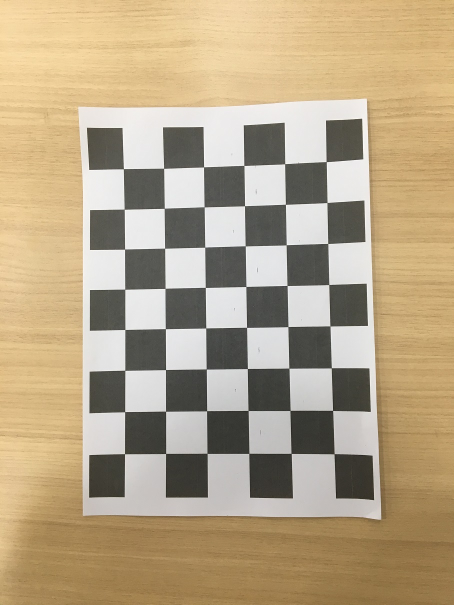
#> input picture chessboard_marker/chessboard_resize/chessboard.jpg, 908 x 1210 px, found by its file name (shown at 1/2 size)
$ jupyter execute --allow-errors chessboard_example.ipynb
#> lines starting #> are read from the running program, lines starting #| are printed output that depends on the picture
[cell 1]
import numpy as np
import matplotlib.pyplot as plt
import cv2
import glob

## Test

[cell 2]
# image = cv2.imread('./marker_image/chessboard_example.jpg')
image = cv2.imread('./marker_image/chessboard_resize/chessboard.jpg')
#> image is the input picture: shape (1210, 908, 3); mean B, G, R 134.2, 164.1, 182
# images = glob.glob('marker_image/*.jpg')
# images = glob.glob('marker_image/*.png')

[cell 3]
gray = cv2.cvtColor(image, cv2.COLOR_BGR2GRAY)
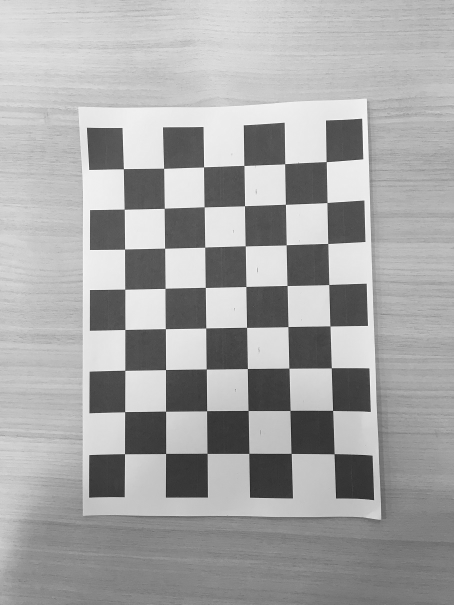
#> gray: shape (1210, 908) (shown at 1/2 size); min 19, max 255, mean 166.1

[cell 4]
plt.imshow(gray)
plt.show()

[cell 5]
# found = cv2.findChessboardCorners(img, (7, 10), ptvec, CALIB_CB_ADAPTIVE_THRESH);
ret, corners = cv2.findChessboardCorners(gray, (8, 6), None)
#> ret = True; corners = 48 rows, first 8: [652.9, 323.8], [654.5, 405.4], [656.2, 487.3], [658.2, 569.5], [660.4, 652.5], [663, 736.2], [665.9, 821.4], [668.8, 908.1]

[cell 6]
ret
#> Out = True

# Start here!

[cell 7]
# termination criteria
criteria = (cv2.TERM_CRITERIA_EPS + cv2.TERM_CRITERIA_MAX_ITER, 30, 0.001)

# prepare object points, like (0,0,0), (1,0,0), (2,0,0) ....,(6,5,0)
objp = np.zeros((6*9,3), np.float32)
objp[:,:2] = np.mgrid[0:6,0:9].T.reshape(-1,2)

# Arrays to store object points and image points from all the images.
objpoints = [] # 3d point in real world space
imgpoints = [] # 2d points in image plane.

# images = glob.glob('marker_image/*.png')
image = cv2.imread('./marker_image/chessboard_resize/chessboard_03.jpg')
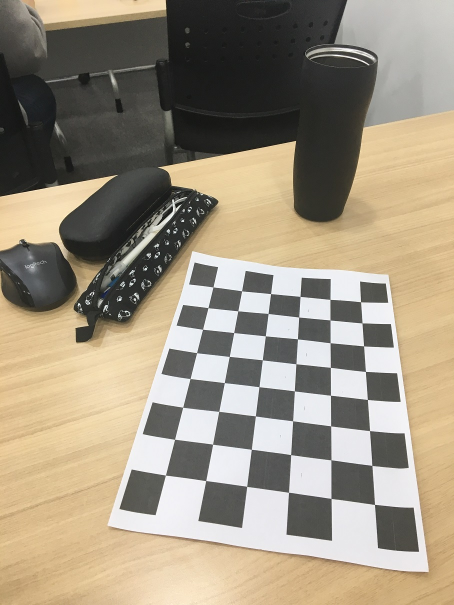
#> input picture chessboard_marker/chessboard_resize/chessboard_03.jpg, 908 x 1210 px, found by its file name (shown at 1/2 size)
#> image is the input picture: shape (1210, 908, 3); mean B, G, R 127.7, 146.3, 157

# print(images)

# for fname in images:
# img = cv2.imread(fname)
gray = cv2.cvtColor(image, cv2.COLOR_BGR2GRAY)
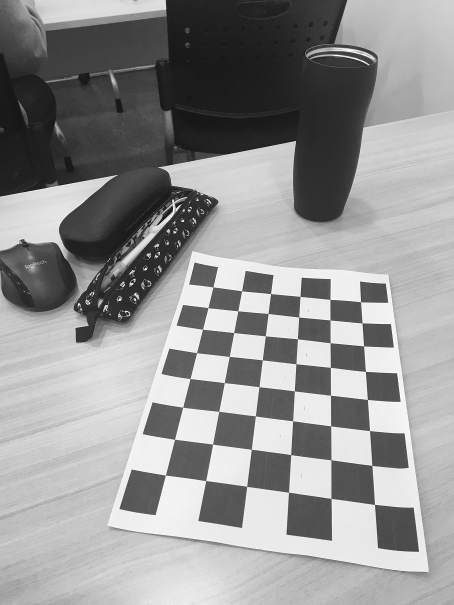
#> gray: shape (1210, 908) (shown at 1/2 size); min 1, max 255, mean 147.4

# Find the chess board corners
ret, corners = cv2.findChessboardCorners(gray, (9, 6), None)
#> ret = False; corners = None
# ret, corners = cv2.findChessboardCorners(image, (9, 6), None)

# If found, add object points, image points (after refining them)
if ret == True:
    objpoints.append(objp)

    cv2.cornerSubPix(gray, corners, (11,11), (-1,-1), criteria)
#     cv2.cornerSubPix(image, corners, (11,11), (-1,-1), criteria)
    imgpoints.append(corners)

    # Draw and display the corners
    cv2.drawChessboardCorners(gray, (6,9), corners, ret)
#     cv2.drawChessboardCorners(img, (6,9), corners, ret)
    cv2.imshow('img', gray)
    cv2.waitKey(500)


cv2.destroyAllWindows()
